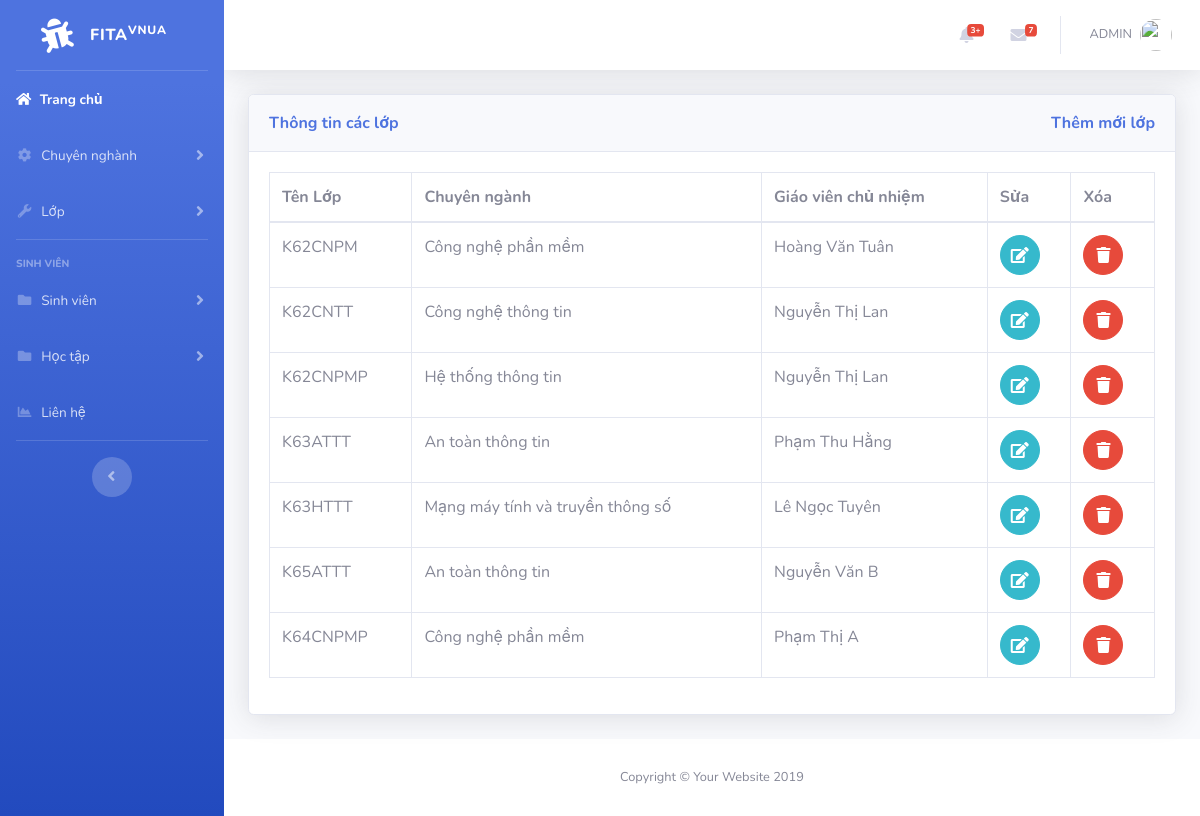
Screenshot of /class.php with the database file from the repository.
### tables this page shows
CREATE TABLE `class` (
  `id` int(11) NOT NULL,
  `tenlop` varchar(50) NOT NULL,
  `id_cn` int(11) NOT NULL,
  `gvcn` varchar(50) NOT NULL
);

### class.php (the view, shortened to what this page needs)
<?php
include('includes/header.php');
include('includes/navbar.php');
include('includes/connect.php');
?>
<div class="container-fluid">
<div class="card shadow mb-4">
  <div class="card-header py-3">
    <h7 class="m-0 font-weight-bold text-primary">Thông tin các lớp
            <a style="float:right" href="add_class.php">
              Thêm mới lớp
            </a>
    </h7>
  </div>
  <div class="card-body">
  <div class="table-responsive">
<?php
$query="SELECT * FROM class";
$query_run=mysqli_query($connect,$query);
?>
      <table class="table table-bordered" id="dataTable" width="100%" cellspacing="0">
        <thead>
          <tr>
            <th>Tên Lớp</th>
            <th>Chuyên ngành</th>
            <th>Giáo viên chủ nhiệm</th>
            <th>Sửa</th>
            <th>Xóa</th>
          </tr>
        </thead>
        <tbody>
          <?php
              if(mysqli_num_rows($query_run)>0)
              {
                while($row=mysqli_fetch_assoc($query_run))
                {
                  ?>
                      <tr>
                        <td><?php echo $row['tenlop']; ?></td>
                        <td>
                          <?php
                         if($row['id_cn']==1)
                         {
                           echo "Công nghệ phần mềm";
                         }
                         if($row['id_cn']==2)
                         {
                           echo "Công nghệ thông tin";
                         }
                         if($row['id_cn']==3)
                         {
                           echo "Hệ thống thông tin";
                         }
                        if($row['id_cn']==4)
                         {
                           echo "An toàn thông tin";
                         }
                         if($row['id_cn']==5)
                         {
                           echo "Mạng máy tính và truyền thông số";
                         }
                         else{
                           echo ' ';
                         }
                         ?>
                         </td>
                        <td><?php echo $row['gvcn']; ?></td>
                        <td>
                            <form action="edit_class.php" method="post">
                                <button  type="submit" name="edit_class" class="btn btn-info btn-circle"><i class="fa fa-edit edit"></i></button>
                            </form>
                        </td>
                        <td>
                            <form action="code.php" method="post">
                              <button onclick="return confirm('Bạn có muốn xóa lớp')" href="code.php?id=<?php echo $row['tenlop'];?>" type="submit" name="delete_class" class="btn btn-danger btn-circle"><i class="fas fa-trash"></i></button>
                            </form>
                        </td>
                      </tr>
                  <?php
                }
              }
              else
              {
                echo "Not found";
              }
           ?>
        </tbody>
      </table>
    </div>
  </div>
</div>
</div>
<?php
include('includes/footer.php');
?>

### rows the page displays
class: tenlop "K62CNPM", id_cn "Công nghệ phần mềm", gvcn "Hoàng Văn Tuân"
class: tenlop "K62CNTT", id_cn "Công nghệ thông tin", gvcn "Nguyễn Thị Lan"
class: tenlop "K62CNPMP", id_cn "Hệ thống thông tin", gvcn "Nguyễn Thị Lan"
class: tenlop "K63ATTT", id_cn "An toàn thông tin", gvcn "Phạm Thu Hằng"
class: tenlop "K63HTTT", id_cn "Mạng máy tính và truyền thông số", gvcn "Lê Ngọc Tuyên"
class: tenlop "K65ATTT", id_cn "An toàn thông tin", gvcn "Nguyễn Văn B"
class: tenlop "K64CNPMP", id_cn "Công nghệ phần mềm", gvcn "Phạm Thị A"
